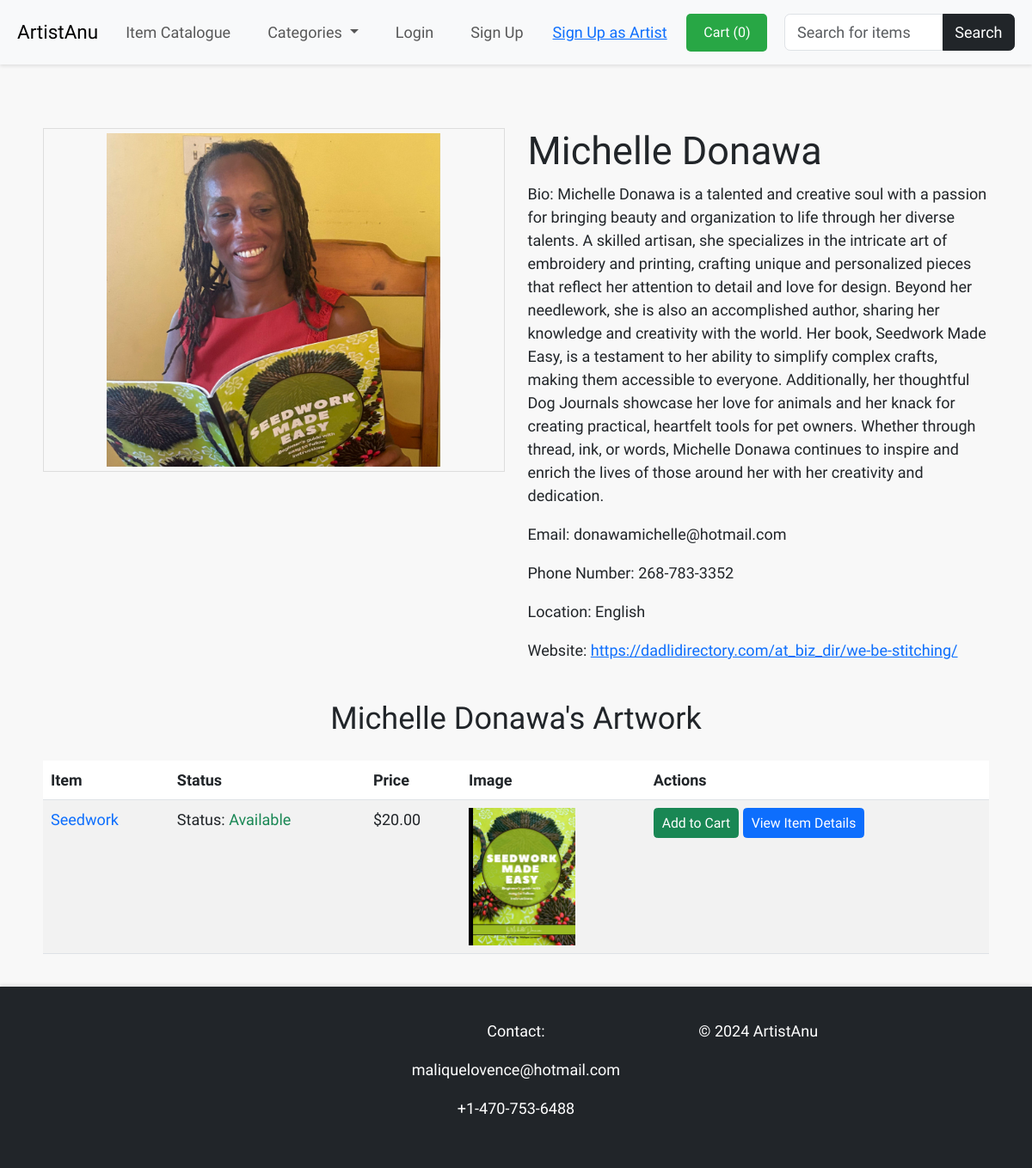
Page /artist/Michelle Donawa/ on the committed database.
### catalogue/models.py (models this page shows, shortened)
class Artist(models.Model):
    name = models.CharField(max_length=255)
    user = models.OneToOneField(CustomUser, on_delete=models.CASCADE, related_name='artist_profile', null=True, blank=True)
    bio = models.TextField(blank=True)
    profile_picture = models.ImageField(upload_to='artists/', blank=True, null=True)
    email = models.EmailField(unique=True)
    phone_number = models.CharField(max_length=15, blank=True)
    website = models.URLField(blank=True, null=True)
    social_media_links = models.JSONField(blank=True, null=True)
    location = models.CharField(max_length=255, blank=True)
    date_joined = models.DateTimeField(auto_now_add=True)

class CraftItem(models.Model):
    name = models.CharField(max_length=255)
    description = models.TextField(blank=True)
    artist = models.ForeignKey('Artist', on_delete=models.CASCADE)
    categories = models.ManyToManyField(Category, related_name="items")
    price = models.DecimalField(max_digits=10, decimal_places=2)
    date_created = models.DateTimeField(auto_now_add=True)
    available = models.BooleanField(default=True)
    dimensions = models.CharField(max_length=255, blank=True)
    featured = models.BooleanField(default=False)
    is_unique = models.BooleanField(default=False)
    quantity = models.PositiveIntegerField(default=1)
    is_sustainable = models.BooleanField(default=False)
    is_handmade = models.BooleanField(default=False)

class CraftItemImage(models.Model):
    craft_item = models.ForeignKey(CraftItem, on_delete=models.CASCADE, related_name='images')
    image = models.ImageField(upload_to='craft_items/')

### catalogue/views.py (the view)
# urls.py: path('artist/<str:artist_name>/', views.artist_detail, name='artist_detail'),
def artist_detail(request, artist_name):
    artist = get_object_or_404(Artist, name=artist_name)
    items = CraftItem.objects.filter(artist=artist)  # Filter items by the specific artist
    return render(request, 'catalogue/artist_detail.html', {'artist': artist, 'items': items})

### catalogue/context_processors.py (called while the page is built)
def categories_processor(request):
    return {'categories': Category.objects.all()}

### catalogue/templates/catalogue/artist_detail.html (shortened to what this page needs)
{% extends 'base.html' %}
{% block content %}
<div class="container mt-4">
    <div class="row">
        <div class="col-md-6">
            {% if artist.profile_picture %}
                <img id="mainImage" src="{{ artist.profile_picture.url }}" alt="{{ artist.name }}" class="img-fluid main-img">
            {% else %}
                <p class="text-muted">No profile picture available</p>
            {% endif %}
        </div>
        <div class="col-md-6">
            <h1>{{ artist.name }}</h1>
            <p><strong>Bio:</strong> {{ artist.bio }}</p>
            <p><strong>Email:</strong> {{ artist.email }}</p>
            <p><strong>Phone Number:</strong> {{ artist.phone_number }}</p>
            <p><strong>Location:</strong> {{ artist.location }}</p>
            {% if artist.website %}
                <p><strong>Website:</strong> <a href="{{ artist.website }}" target="_blank">{{ artist.website }}</a></p>
            {% endif %}
        </div>
    </div>
    <h2 class="text-center my-4">{{ artist.name }}'s Artwork</h2>
    {% if items %}
        <table class="table table-striped table-hover">
            <thead class="thead-dark">
                <tr>
                    <th>Item</th>
                    <th>Status</th>
                    <th>Price</th>
                    <th>Image</th>
                    <th>Actions</th>
                </tr>
            </thead>
            <tbody>
                {% for item in items %}
                <tr>
                    <td>
                        <a href="{% url 'item_detail' item.name %}" class="text-decoration-none">
                            {{ item.name }}
                        </a>
                    </td>
                    <td>
                        <p><strong>Status:</strong>
                            {% if item.available %}
                                <span class="text-success">Available</span>
                            {% elif item.in_cart %}
                                <span class="text-warning">Reserved</span>
                            {% else %}
                                <span class="text-danger">Sold Out</span>
                            {% endif %}
                        </p></td>
                    <td>${{ item.price|floatformat:2 }}</td>
                    <td>
                    <a href="{% url 'item_detail' item.name %}">
                        {% with item.images.first as first_image %}
                            {% if first_image %}
                                <img src="{{ first_image.image.url }}" style="height: 20vh;" class="category-item-image"  alt="{{ item.name }}" >
                            {% else %}
                                <img src="/static/default-image.jpg" style="height: 20vh;" class="category-item-image" alt="No image available" >
                            {% endif %}
                        {% endwith %}
                    </a>
                    </td>
                    <td>
                        <a href="{% url 'add_to_cart' item.id %}" class="btn btn-success btn-sm">
                            Add to Cart
                        </a>
                        <a href="{% url 'item_detail' item.name %}" class="btn btn-primary btn-sm">View Item Details</a>
                    </td>
                </tr>
                {% endfor %}
            </tbody>
        </table>
    {% else %}
        <p class="text-muted text-center">No artwork available.</p>
    {% endif %}
</div>
{% endblock %}

### static/css/styles.css (style rules this page uses)
html, body { height: 100%; margin: 0; padding: 0; display: flex; flex-direction: column; font-family: 'Yanone Kaffeesatz', sans-serif; font-weight: 300; font-size: large; background-color: #F8F8F8; }
h1, h2, h3, h4, h5, h6 { font-family: 'Yanone Kaffeesatz', sans-serif; }
.btn { font-family: 'Yanone Kaffeesatz', sans-serif; }
.container { flex: 1; padding: 20px; }
.category-item-image { max-width: 100%; height: auto; max-height: 300px; }

### catalogue/templates/catalogue/artist_detail.html (style rules this page uses)
.main-img { width: 100%; height: 400px; object-fit: contain; border: 1px solid #ddd; padding: 5px; background: #f8f8f8; }

### rows in the picture
Artist: profile_picture (picture), name "Michelle Donawa", bio "Michelle Donawa is a talented and creative soul with a passion for bringing beauty and organization to life through her diverse talents. A skilled artisan, she specializes in the intricate art of embroidery and printing, crafting unique and personalized pieces that reflect her attention to detail and love for design. Beyond her needlework, she is also an accomplished author, sharing her knowledge and creativity with the world. Her book, Seedwork Made Easy, is a testament to her ability to simplify complex crafts, making them accessible to everyone. Additionally, her thoughtful Dog Journals showcase her love for animals and her knack for creating practical, heartfelt tools for pet owners.…", email "donawamichelle@hotmail.com", phone_number "268-783-3352", location "English", website "https://dadlidirectory.com/at_biz_dir/we-be-stitching/"
CraftItem: name "Seedwork", available "Available", price "20.00", images.first.image (picture)
